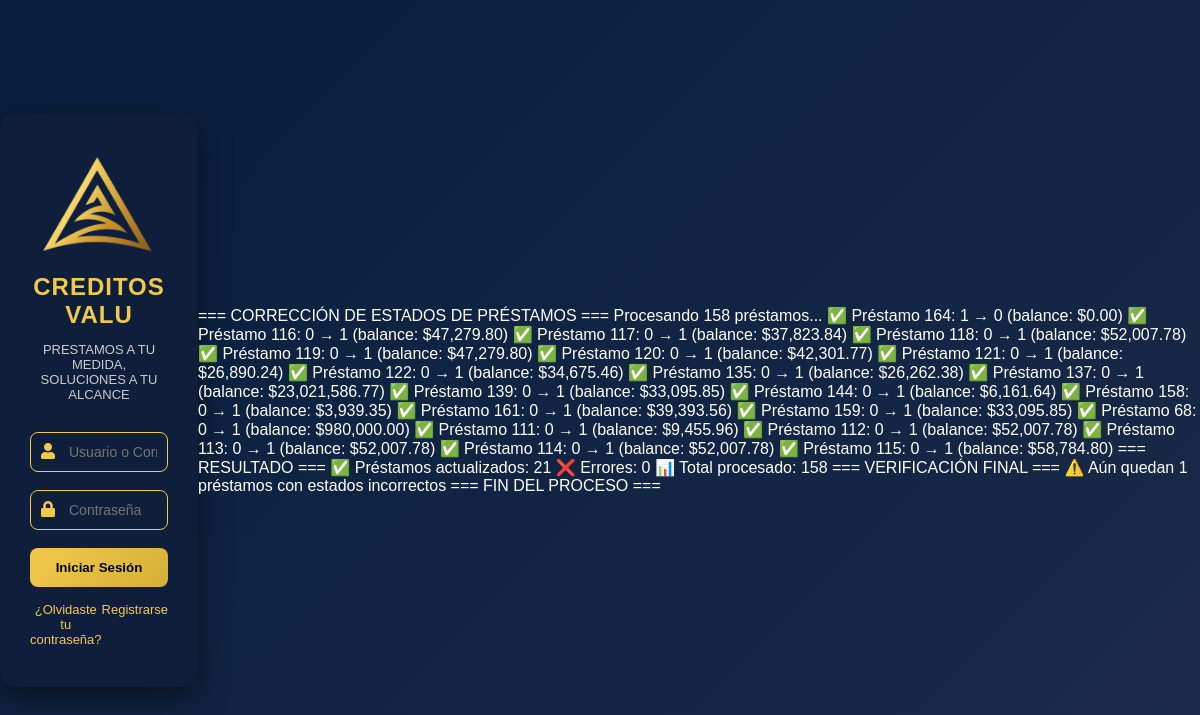
/fix_loan_statuses.php, run on the app's committed database.
### tables this page shows
CREATE TABLE `loans` (
  `id` int(11) NOT NULL,
  `num_prestamo` int(11) NOT NULL DEFAULT 0,
  `customer_id` int(11) NOT NULL,
  `credit_amount` decimal(15,2) NOT NULL,
  `balance` decimal(15,2) DEFAULT 0.00,
  `interest_amount` decimal(15,2) NOT NULL,
  `num_fee` int(3) NOT NULL,
  `fee_amount` decimal(10,2) NOT NULL,
  `payment_m` varchar(15) NOT NULL,
  `amortization_type` enum('francesa','estaunidense','mixta') NOT NULL,
  `coin_id` int(11) NOT NULL,
  `date` date NOT NULL,
  `status` bit(1) NOT NULL DEFAULT b'1',
  `created_by` int(11) DEFAULT NULL,
  `assigned_user_id` int(11) DEFAULT NULL,
  `tipo_cliente` enum('normal','especial') DEFAULT 'normal',
  `payment_start_day` int(11) DEFAULT 1
);

### fix_loan_statuses.php (the view, shortened to what this page needs)
<?php
$CI =& get_instance();
$query = $CI->db->query("
    SELECT
        l.id,
        l.status as current_status,
        l.customer_id,
        COALESCE(calc.total_fees, 0) as total_amount,
        COALESCE(calc.total_paid, 0) as paid_amount,
        GREATEST(0, COALESCE(calc.total_fees, 0) - COALESCE(calc.total_paid, 0)) as balance_amount
    FROM loans l
    LEFT JOIN (
        SELECT
            li.loan_id,
            SUM(COALESCE(li.fee_amount, 0)) AS total_fees,
            SUM(COALESCE(li.interest_paid, 0) + COALESCE(li.capital_paid, 0)) AS total_paid
        FROM loan_items li
        GROUP BY li.loan_id
    ) calc ON calc.loan_id = l.id
");
$loans = $query->result();
$updated_count = 0;
$errors = 0;
echo "Procesando " . count($loans) . " préstamos...\n\n";
foreach ($loans as $loan) {
    $current_status = $loan->current_status;
    $balance_amount = $loan->balance_amount ?? 0;
    $new_status = ($balance_amount <= 0.01) ? 0 : 1;
    if ($current_status != $new_status) {
        try {
            $CI->db->where('id', $loan->id);
            $CI->db->update('loans', ['status' => $new_status]);
            if ($new_status == 0 && isset($loan->customer_id)) {
                $CI->db->where('id', $loan->customer_id);
                $CI->db->update('customers', ['loan_status' => 0]);
            }
            $updated_count++;
            echo "✅ Préstamo {$loan->id}: {$current_status} → {$new_status} (balance: $" . number_format($balance_amount, 2) . ")\n";
        } catch (Exception $e) {
            $errors++;
            echo "❌ Error en préstamo {$loan->id}: " . $e->getMessage() . "\n";
        }
    }
}
echo "\n=== RESULTADO ===\n";
echo "✅ Préstamos actualizados: {$updated_count}\n";
echo "❌ Errores: {$errors}\n";
echo "📊 Total procesado: " . count($loans) . "\n";
echo "\n=== VERIFICACIÓN FINAL ===\n";
$query_check = $CI->db->query("
    SELECT COUNT(*) as incorrect_status
    FROM loans l
    LEFT JOIN (
        SELECT
            li.loan_id,
            SUM(COALESCE(li.fee_amount, 0)) AS total_fees,
            SUM(COALESCE(li.interest_paid, 0) + COALESCE(li.capital_paid, 0)) AS total_paid
        FROM loan_items li
        GROUP BY li.loan_id
    ) calc ON calc.loan_id = l.id
    WHERE l.status = 1 AND GREATEST(0, COALESCE(calc.total_fees, 0) - COALESCE(calc.total_paid, 0)) <= 0.01
");
$incorrect = $query_check->row()->incorrect_status ?? 0;
if ($incorrect == 0) {
    echo "✅ ¡Todos los estados están correctos!\n";
} else {
    echo "⚠️  Aún quedan {$incorrect} préstamos con estados incorrectos\n";
}
echo "\n=== FIN DEL PROCESO ===\n";
?>

### application/views/_login_layout.php (style rules this page uses)
* { box-sizing: border-box; }
body { margin: 0; padding: 0; font-family: 'Nunito', sans-serif; background: linear-gradient(135deg, #071e3d, #1b2a49); color: #fff; display: flex; justify-content: center; align-items: center; height: 100vh; }

### data on the page
loans: id "164", status "1", new_status "0", balance_amount "0.00"
loans: id "116", status "0", new_status "1", balance_amount "47,279.80"
loans: id "117", status "0", new_status "1", balance_amount "37,823.84"
loans: id "118", status "0", new_status "1", balance_amount "52,007.78"
loans: id "119", status "0", new_status "1", balance_amount "47,279.80"
loans: id "120", status "0", new_status "1", balance_amount "42,301.77"
loans: id "121", status "0", new_status "1", balance_amount "26,890.24"
loans: id "122", status "0", new_status "1", balance_amount "34,675.46"
loans: id "135", status "0", new_status "1", balance_amount "26,262.38"
loans: id "137", status "0", new_status "1", balance_amount "23,021,586.77"
loans: id "139", status "0", new_status "1", balance_amount "33,095.85"
loans: id "144", status "0", new_status "1", balance_amount "6,161.64"
loans: id "158", status "0", new_status "1", balance_amount "3,939.35"
loans: id "161", status "0", new_status "1", balance_amount "39,393.56"
loans: id "159", status "0", new_status "1", balance_amount "33,095.85"
loans: id "68", status "0", new_status "1", balance_amount "980,000.00"
loans: id "111", status "0", new_status "1", balance_amount "9,455.96"
loans: id "112", status "0", new_status "1", balance_amount "52,007.78"
loans: id "113", status "0", new_status "1", balance_amount "52,007.78"
loans: id "114", status "0", new_status "1", balance_amount "52,007.78"
loans: id "115", status "0", new_status "1", balance_amount "58,784.80"

### other printed values
count($loans) "158"
$updated_count "21"
$errors "0"
$incorrect "1"
